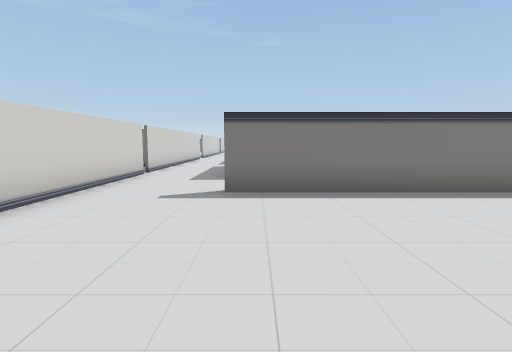
[1] (above)

16 first-person views from a walk through a Unity game level. The camera is 1.5 m above the floor, tilts 6° down and sees 80° across. Doors are open. The floor is counted in squares, 1.58 m on a side. Each view is taken from the middle of a square. On the plan, view 1 faces up. The plan holds only what a view shows up to about 12 squares ahead; the rest is blank. The player is left out. Some animated figures are not drawn.

[2]
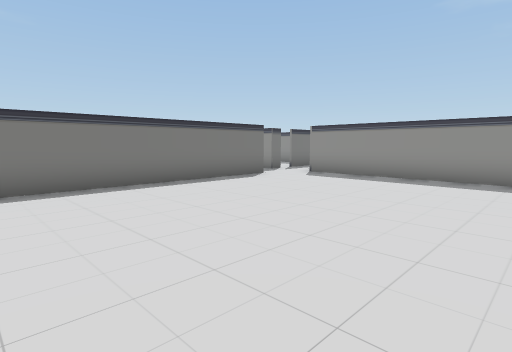

[3]
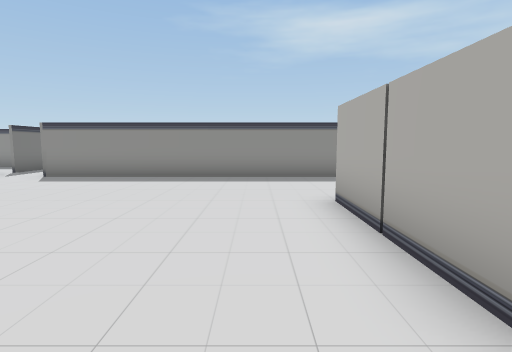

[4]
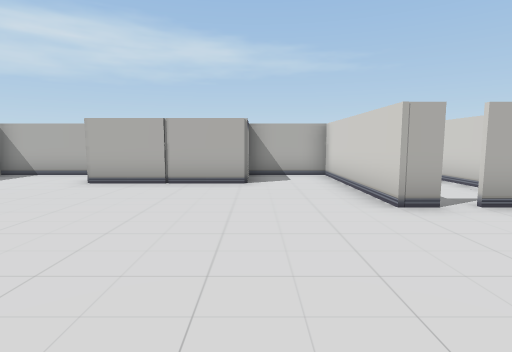

[5]
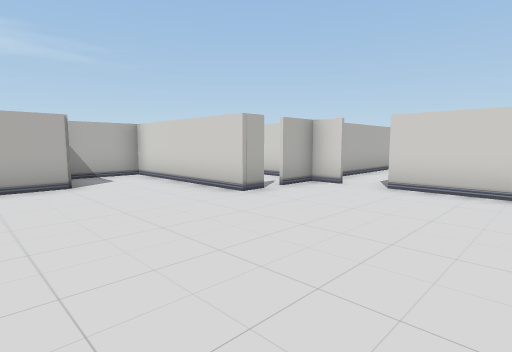

[6]
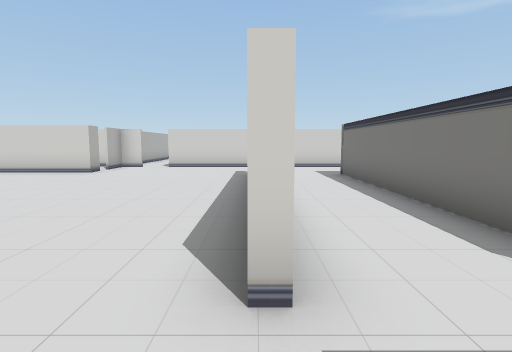

[7]
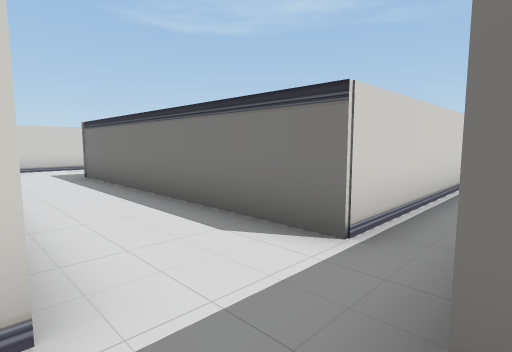

[8]
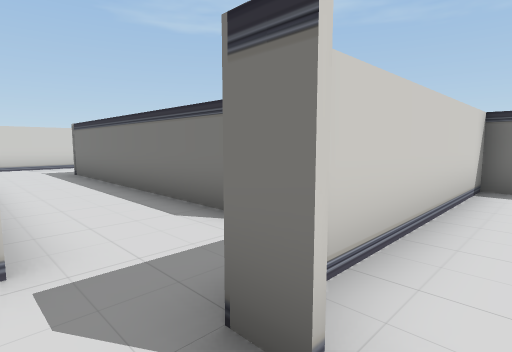

[9]
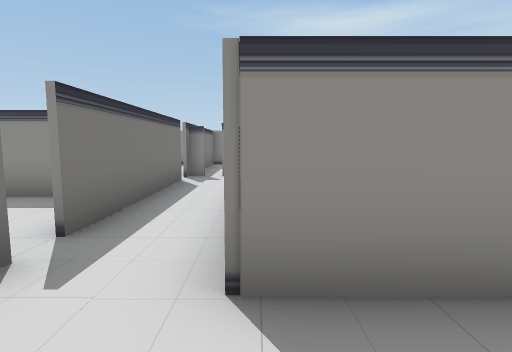

[10]
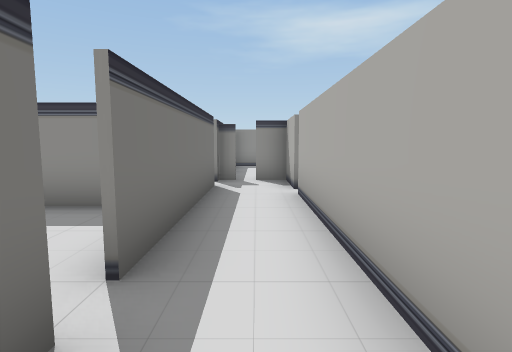

[11]
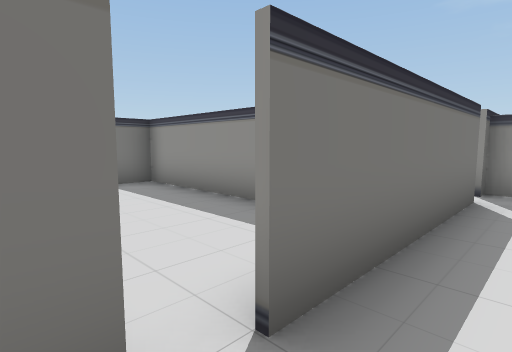

[12]
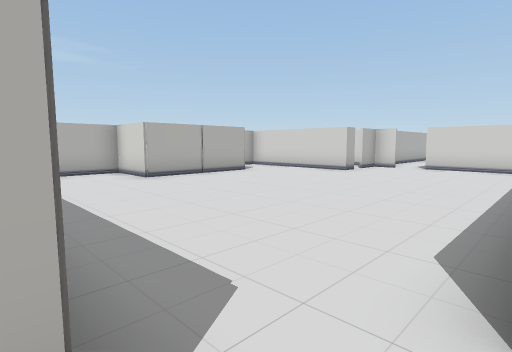

[13]
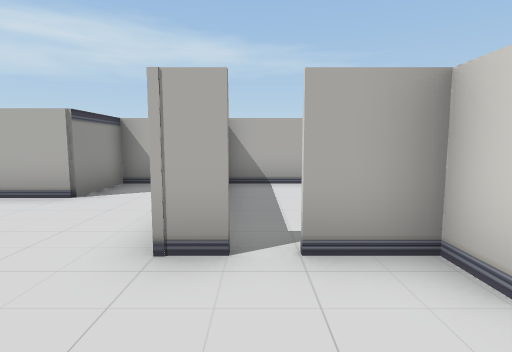

[14]
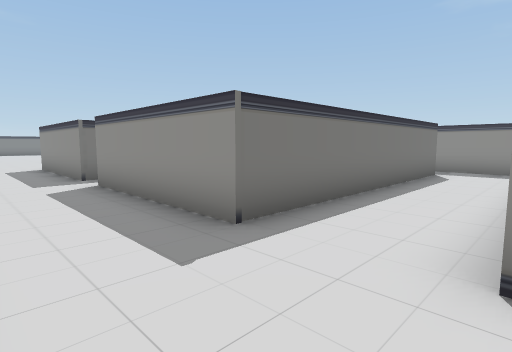

[15]
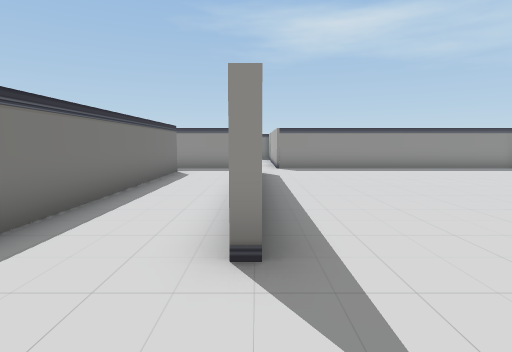

[16]
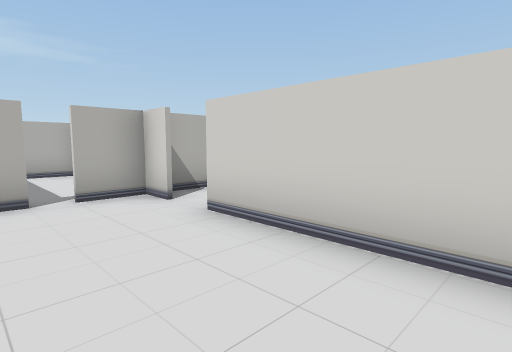

### Floor plan
Ten units are one square. View 1 is at (0, 0); x grows to the right and y downward. Boxes are objects, and circles mark ways between rooms. Rooms are numbered by the first view taken in them; rooms with no view inside come last. Other rooms are left out.
<svg viewBox="-44 -140 210 189">
<path fill="none" stroke="#000" d="M74 -59 -6 -59M-19 -5 -11 -5 -11 44M-36 -13 -36 -5 -24 -5M88 -70 88 -91M-10 43 12 43 12 23 51 23 51 43 88 43 88 -52M-36 -85 -36 -23M76 -135 76 -87 -7 -87M144 -52 161 -52 161 -60M94 -70 88 -70M150 -70 100 -70M88 -52 138 -52M126 -82 126 -134 118 -134M89 -134 89 -78M-39 9 -39 30M-36 43 -10 43"/>
<circle cx="80" cy="-60" r="3" fill="#2a7"/>
<circle cx="-20" cy="0" r="3" fill="#2a7"/>
<circle cx="100" cy="-70" r="3" fill="#2a7"/>
<text x="30" y="-30">1</text>
<text x="120" y="-60">2</text>
<text x="110" y="-100">3</text>
<text x="-20" y="20">4</text>
</svg>
Room 1 opens to room 2. Room 1 opens to room 4. Room 2 opens to room 3.

Where each view was taken, in squares from view 1:
view 1: 0 up, 0 right, facing up
view 2: 1 down, 0 right, facing up-right
view 3: 1 down, 0 right, facing right
view 4: 5 up, 1 right, facing down
view 5: 5 up, 3 right, facing down-left
view 6: 6 up, 9 right, facing left
view 7: 6 up, 9 right, facing up-left
view 8: 6 up, 10 right, facing up-left
view 9: 5 up, 7 right, facing right
view 10: 6 up, 8 right, facing right
view 11: 6 up, 9 right, facing up-right
view 12: 6 up, 9 right, facing down-left
view 13: 3 up, 2 left, facing down
view 14: 6 up, 3 left, facing up-right
view 15: 6 up, 3 left, facing right
view 16: 6 up, 1 left, facing down-left
